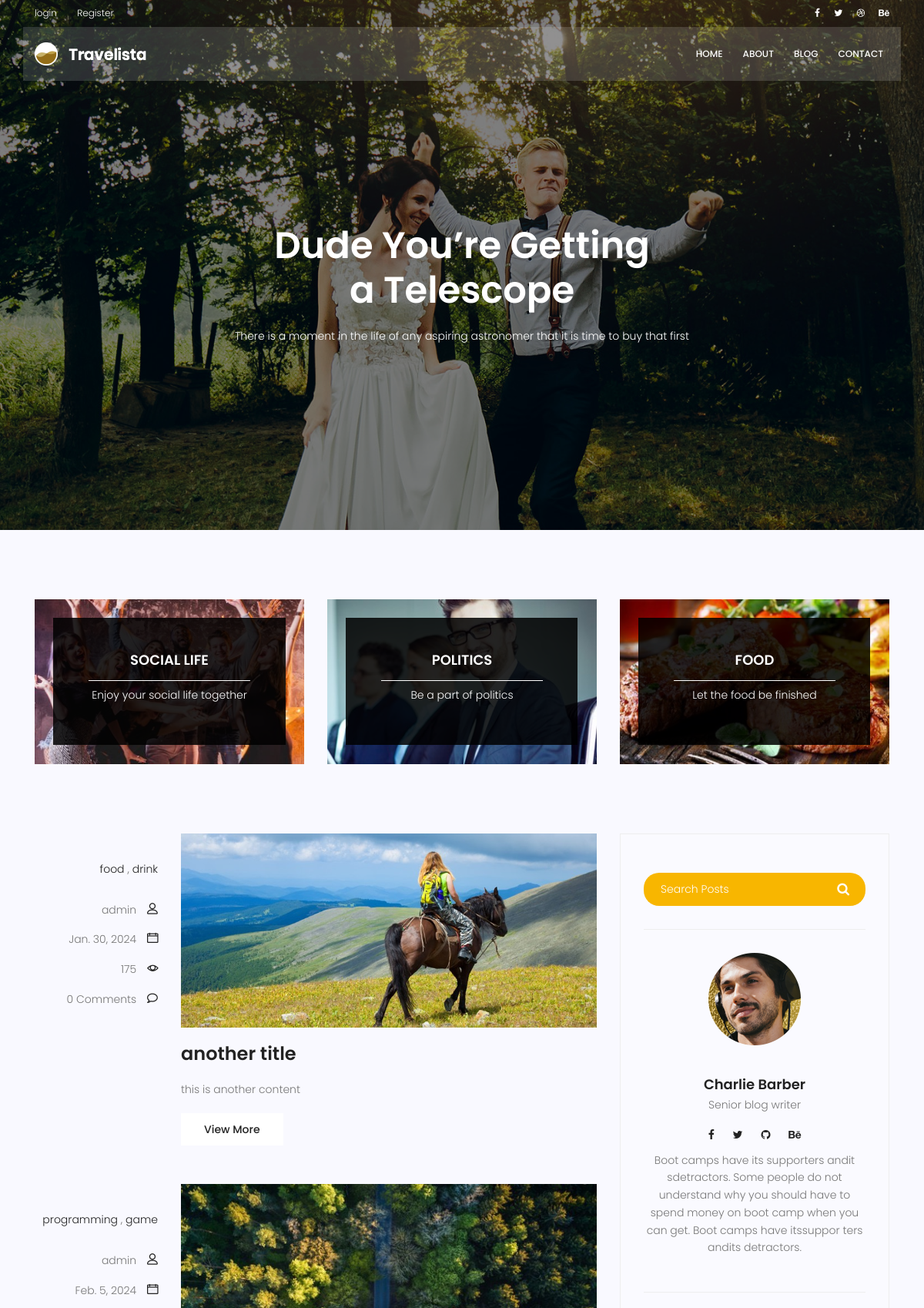
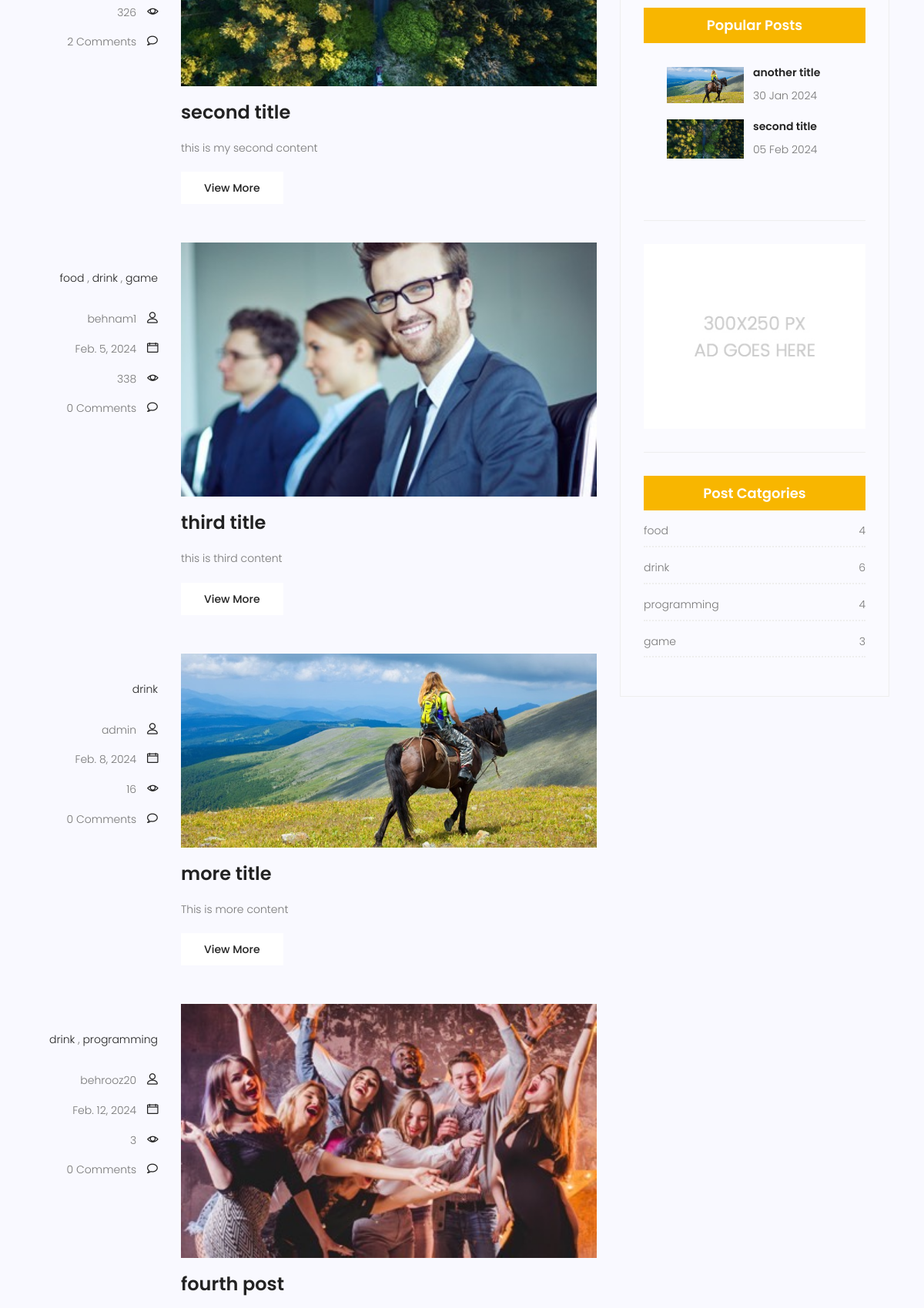
Screenshot of /blog/ (upper part) with the database file from the repository (2 pictures, top to bottom).
### blog/models.py (models this page shows, shortened)
class Category(models.Model):
    name = models.CharField(max_length=250)
    def __str__(self):
        return self.name

class Post(models.Model):
    author = models.ForeignKey(User, on_delete=models.SET_NULL, null=True)
    image = models.ImageField(upload_to='blog/', default='blog/default.jpg')
    title = models.CharField(max_length=250)
    content = models.TextField()
    category = models.ManyToManyField(Category)
    tags = TaggableManager()
    counted_view = models.IntegerField(default = 0)
    status = models.BooleanField(default = False)
    login_require = models.BooleanField(default=False)
    published_date = models.DateTimeField(null=True)
    creaded_date = models.DateTimeField(auto_now_add = True)
    updated_date = models.DateTimeField(auto_now = True)
    class Meta:
        ordering = ['published_date']

### blog/views.py (the view)
# urls.py: path('', blog_page,name='index'),
def blog_page(request, cat_name=None, author_username=None, tag_name = None):
    posts = Post.objects.filter(status=True, published_date__lte=timezone.now())
    if cat_name:
        posts = posts.filter(category__name=cat_name, status=True, published_date__lte=timezone.now())
    if author_username:
        posts = posts.filter(author__username=author_username, status=True, published_date__lte=timezone.now())
    if tag_name:
        posts = posts.filter(tags__name=tag_name)
    context = {'posts': posts}
    return render(request, 'blog/blog-home.html', context)

### blog/templatetags/blog_tags.py (called while the page is built)
@register.inclusion_tag('blog/popular-posts.html')
def popular_post():
    posts = Post.objects.filter(status=1).order_by('published_date')[:2]
    return {'posts':posts}

@register.inclusion_tag('blog/post-category.html')
def post_category():
    posts = Post.objects.filter(status=1)
    categories = Category.objects.all()
    cat_dict = {}
    for name in categories:
        cat_dict[name] = posts.filter(category=name).count()
    return {'categories':cat_dict}

@register.simple_tag(name='comment_count')
def function(pid):
    post = Post.objects.get(pk=pid)
    return Comment.objects.filter(post=post.id, approved=True).count()

### templates/blog/blog-home.html (shortened to what this page needs)
{% extends 'base.html' %}
{% load static %}
{% load blog_tags %}
{% load humanize %}
{% block content %}
<section class="banner-area relative blog-home-banner" id="home">
	<div class="overlay overlay-bg"></div>
	<div class="container">
		<div class="row d-flex align-items-center justify-content-center">
			<div class="about-content blog-header-content col-lg-12">
				<h1 class="text-white">
					Dude You’re Getting
					a Telescope
				</h1>
				<p class="text-white">
					There is a moment in the life of any aspiring astronomer that it is time to buy that first
				</p>
			</div>
		</div>
	</div>
</section>
<section class="top-category-widget-area pt-90 pb-90 ">
	<div class="container">
		<div class="row">
			<div class="col-lg-4">
				<div class="single-cat-widget">
					<div class="content relative">
						<div class="overlay overlay-bg"></div>
						<a href="#" target="_blank">
							<div class="thumb">
								<img class="content-image img-fluid d-block mx-auto"
									src="{% static 'img/blog/cat-widget1.jpg' %}" alt="">
							</div>
							<div class="content-details">
								<h4 class="content-title mx-auto text-uppercase">Social life</h4>
								<span></span>
								<p>Enjoy your social life together</p>
							</div>
						</a>
					</div>
				</div>
			</div>
			<div class="col-lg-4">
				<div class="single-cat-widget">
					<div class="content relative">
						<div class="overlay overlay-bg"></div>
						<a href="#" target="_blank">
							<div class="thumb">
								<img class="content-image img-fluid d-block mx-auto"
									src="{% static 'img/blog/cat-widget2.jpg' %}" alt="">
							</div>
							<div class="content-details">
								<h4 class="content-title mx-auto text-uppercase">Politics</h4>
								<span></span>
								<p>Be a part of politics</p>
							</div>
						</a>
					</div>
				</div>
			</div>
			<div class="col-lg-4">
				<div class="single-cat-widget">
					<div class="content relative">
						<div class="overlay overlay-bg"></div>
						<a href="#" target="_blank">
							<div class="thumb">
								<img class="content-image img-fluid d-block mx-auto"
									src="{% static 'img/blog/cat-widget3.jpg' %}" alt="">
							</div>
							<div class="content-details">
								<h4 class="content-title mx-auto text-uppercase">Food</h4>
								<span></span>
								<p>Let the food be finished</p>
							</div>
						</a>
					</div>
				</div>
			</div>
		</div>
	</div>
</section>
<section class="post-content-area">
	<div class="container">
		<div class="row">
			<div class="col-lg-8 posts-list">
				{% for post in posts %}
				<div class="single-post row">
					<div class="col-lg-3  col-md-3 meta-details">
						<ul class="tags">
							{% for cat in post.category.all %}
							<li><a href="{% url 'blog:category' cat_name=cat.name %}">{{cat.name}}</a></li>
							{% if not forloop.last %}
							,
							{% endif %}
							{% endfor %}
						</ul>
						<div class="user-details row">
							<p class="user-name col-lg-12 col-md-12 col-6"><a
									href="{% url 'blog:author' author_username=post.author.username %}">{{post.author}}</a>
								<span class="lnr lnr-user"></span></p>
							<p class="date col-lg-12 col-md-12 col-6"><a href="#">{{post.published_date|naturalday}}</a> <span
									class="lnr lnr-calendar-full"></span></p>
							<p class="view col-lg-12 col-md-12 col-6"><a href="#">{{post.counted_view}}</a> <span
									class="lnr lnr-eye"></span></p>
							<p class="comments col-lg-12 col-md-12 col-6"><a href="#">{% comment_count post.id %} Comments</a> <span
									class="lnr lnr-bubble"></span></p>
						</div>
					</div>
					<div class="col-lg-9 col-md-9 ">
						<div class="feature-img">
							<img class="img-fluid" src="{{post.image.url}}" alt="">
						</div>
						<a class="posts-title" href="{% url 'blog:single' pid=post.id %}">
							<h3>{{post.title}}</h3>
						</a>
						<p class="excert">
							{{post.content}}
						</p>
						<a href="{% url 'blog:single' pid=post.id %}" class="primary-btn">View More</a>
					</div>
				</div>
				{% endfor %}
			</div>
			<div class="col-lg-4 sidebar-widgets">
				<div class="widget-wrap">
					<div class="single-sidebar-widget search-widget">
						<form class="search-form" action="#">
							<input placeholder="Search Posts" name="search" type="text" onfocus="this.placeholder = ''"
								onblur="this.placeholder = 'Search Posts'">
							<button type="submit"><i class="fa fa-search"></i></button>
						</form>
					</div>
					<div class="single-sidebar-widget user-info-widget">
						<img src="{% static 'img/blog/user-info.png' %}" alt="">
						<a href="#">
							<h4>Charlie Barber</h4>
						</a>
						<p>
							Senior blog writer
						</p>
						<ul class="social-links">
							<li><a href="#"><i class="fa fa-facebook"></i></a></li>
							<li><a href="#"><i class="fa fa-twitter"></i></a></li>
							<li><a href="#"><i class="fa fa-github"></i></a></li>
							<li><a href="#"><i class="fa fa-behance"></i></a></li>
						</ul>
						<p>
							Boot camps have its supporters andit sdetractors. Some people do not understand why you
							should have to spend money on boot camp when you can get. Boot camps have itssuppor ters
							andits detractors.
						</p>
					</div>
					<div class="single-sidebar-widget popular-post-widget">
						<h4 class="popular-title">Popular Posts</h4>
						{% popular_post %}
					</div>
					<div class="single-sidebar-widget ads-widget">
						<a href="#"><img class="img-fluid" src="{% static 'img/blog/ads-banner.jpg' %}" alt=""></a>
					</div>
					{% post_category %}
				</div>
			</div>
		</div>
	</div>
</section>
{% endblock %}

### templates/blog/popular-posts.html
{% load static %}
<div class="single-sidebar-widget popular-post-widget">
    <div class="popular-post-list">
        {% for post in posts %}
        <div class="single-post-list d-flex flex-row align-items-center">
            <div class="thumb">
                <img class="img-fluid" src="{{post.image.url}}" alt="">
            </div>
            <div class="details">
                <a href="{% url 'blog:single' pid=post.id %}">
                    <h6>{{post.title}}</h6>
                </a>
                <p>{{post.published_date|date:'d M Y'}}</p>
            </div>
        </div>
        {% endfor %}
    </div>
</div>

### templates/blog/post-category.html
<div class="single-sidebar-widget post-category-widget">
    <h4 class="category-title">Post Catgories</h4>
    <ul class="cat-list">
        {% for name,count in categories.items %}
        <li>
            <a href="{% url 'blog:category' cat_name=name %}" class="d-flex justify-content-between">
                <p>{{name}}</p>
                <p>{{count}}</p>
            </a>
        </li>
        {% endfor %}
    </ul>
</div>

### rows the page displays
Post: author "admin", published_date "Jan. 30, 2024", counted_view "175", id "0", image (placeholder picture), title "another title", content "this is another content", published_date "30 Jan 2024"
Category: name "food", count "4"
Category: name "drink", count "6"
Post: author "admin", published_date "Feb. 5, 2024", counted_view "326", id "2", image (picture), title "second title", content "this is my second content", published_date "05 Feb 2024"
Category: name "programming", count "4"
Category: name "game", count "3"
Post: author "behnam1", published_date "Feb. 5, 2024", counted_view "338", id "0", image (picture), title "third title", content "this is third content"
Post: author "admin", published_date "Feb. 8, 2024", counted_view "16", id "0", image (placeholder picture), title "more title", content "This is more content"
Post: author "behrooz20", published_date "Feb. 12, 2024", counted_view "3", id "0", image (picture), title "fourth post"
